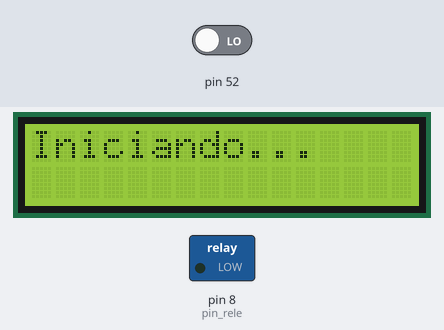
Simulated run of this sketch. Board: Arduino Mega 2560, built with avr-gcc and run on an emulated ATmega2560. Shown: 16×2 character LCD, switched loads named in the sketch (green lamp = pin HIGH). The inputs (shaded band) are chosen by the test bench; at power-on: pin 52 LOW. What the sketch prints to the serial monitor is not drawn.

Above: at 1.2 s.
At 91.2 s:
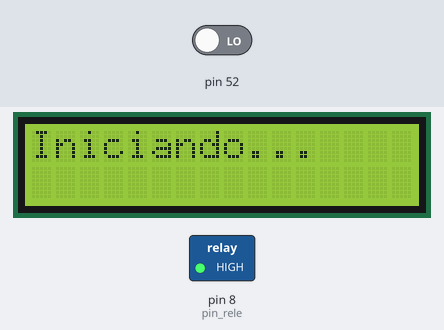
Timing chart, 0 to 92.7 s (numbered marks = the images above):
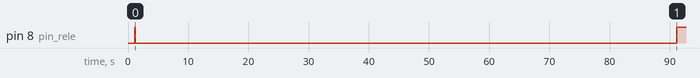

The sketch:

GSM_millis2.ino
```cpp
#include <SoftwareSerial.h> // GSM
//#include <LiquidCrystal.h>
//#include <Wire.h>
#include <LCD.h>
#include <LiquidCrystal_I2C.h>
// Inicialización de libreria con los pines lcd

// ****I2C

byte dir = 0x3F;
LiquidCrystal_I2C             lcd( dir, 2, 1, 0, 4, 5, 6, 7);


//LiquidCrystal lcd(22, 23, 24, 25, 26, 27);

SoftwareSerial SIM900(10, 11); // Configura el puerto serial para el SIM900. Para el Arduino MEGA utilizar pines 10 y 11

//variables para configuración e inicio de sim900
int respuesta;
int x=0;
char incoming_char = 0; //Variable para guardar los caracteres que envia el SIM900

const int pin_rele = 8; //Pin de activación rele !! se cambia a pin 8 era pin 7

//Variables para almacenamiento de información
String mensaje = "";
String telefono = ""; //Guarda celular de quien llama
String nombre = ""; //Guarda nombre de quien llama
String contactos_sim = ""; //Guarda lista de contactos de la simcard

//Variables de control para extracción de datos de llamada entrante
int pos=0;
int trama = 0;

bool flag_llamada = false; //Habilita impresión de datos de llamada entrante
bool flag_nombre = false; //False Desconocido, True Dato simcard
bool flag_tono = false; //Indica llamada entrante para ejecutar una acción
bool flag_millis = false; //Habilita conteo de 60 seg
bool flag_rele = true; //Estado rele

//Uso función millis
//unsigned long currentmillis=0;
unsigned long previousmillis = 0;
unsigned long previousmillis2 = 0;

byte in[8] =
 {
    0b00000000,     // Los definimos como binarios 0bxxxxxxx
    0b00001100,
    0b00000110,
    0b00011111,
    0b00011111,
    0b00000110,
    0b00001100,
    0b00000000
 };

 byte off[8] =
 {
    0b00000000,     // Los definimos como binarios 0bxxxxxxx
    0b00000000,
    0b00000000,
    0b00011100,
    0b00011000,
    0b00010101,
    0b00000010,
    0b00000000
 };

void setup()
{
  SIM900.begin(19200); //Configura velocidad del puerto serie para el SIM900
  Serial.begin(19200); //Configura velocidad del puerto serie del Arduino
  delay(1000);

  lcd.begin (16,2);
  lcd.setBacklightPin(3,POSITIVE);
  lcd.setBacklight(HIGH);

  //lcd.begin(16, 2); //Configura lcd de 16 columnas x 2 filas
  lcd.createChar(1, in);
  lcd.createChar(2, off);
  //Serial.println("Iniciando...");
  lcd.home();
  lcd.setCursor(0, 0);
  lcd.print("Iniciando...");

  //Funciones de inicio
  //power_on();
  //iniciar();

  //Iniciar y apagar el relé
  pinMode(pin_rele, OUTPUT);
  digitalWrite(pin_rele, HIGH);
  delay(100);

  //agenda_sim(); //Extrae los datos de contacto alojados en la sim y almacena en contactos_sim
}

void loop()
{
  if(1){   //  SIM900.available()) {
    //incoming_char = SIM900.read(); //Guardamos el carácter del GPRS
    //mensaje = mensaje + incoming_char;
    //identifica_llamada(); //Extrae datos de llamada entrante, almacena en telefono y nombre

    if((digitalRead(52)== HIGH));            // flag_tono)** //Ejecuta acción
    {
     // Serial.println("HIGH ")
      //if(FALSE) { //nombre == "Desconocido") //Cuelga llamada desconocida
        //enviarAT("ATH", "OK", 500);}
      //else
      //{

        if(flag_rele)
        {
          digitalWrite(pin_rele, LOW);
          flag_rele = false;
          flag_millis = true;
          Serial.println("FLAG RELE ");
          previousmillis = millis();
        }
      //}
      flag_tono = false;
    }
  }

  /*if(mensaje.indexOf("NO CARRIER") > 0)
  {
    flag_rele = true;
    lcd.setCursor(0, 0);
    lcd.write(2);
    mensaje = "";
  }
*/
  if(flag_millis == true && (millis()-previousmillis > 90000)) //Conteo
  {
    digitalWrite(pin_rele, HIGH);
    flag_millis = false;
    Serial.println(" PIN HIGH ");

  }

  /*if(SIM900.available() < 1 && (millis()-previousmillis2 > 60000))
  {
    previousmillis2 = millis();
    if (enviarAT("AT+CREG?", "+CREG: 0,5", 1000) != 1)
    {
      lcd.clear();

      reiniciar();
      iniciar();
    }
    //Serial.println("señal");
    delay(100);
  }*/
}

// ************* finaliza loop principal

//Función para el manejo de comando AT
int enviarAT(char* ATcommand, char* resp_correcta, unsigned int tiempo)
{

  int x = 0;
  bool correcto = 0;
  char respuesta[100];
  unsigned long anterior;

  memset(respuesta, '\0', 100); // Inicializa el string
  delay(100);
  while ( SIM900.available() > 0) SIM900.read(); // Limpia el buffer de entrada
  SIM900.println(ATcommand); // Envia el comando AT
  x = 0;
  anterior = millis();
  // Espera una respuesta
  do {
    // si hay datos el buffer de entrada del UART lee y comprueba la respuesta
    if (SIM900.available() != 0)
    {
      //Comprueba que no haya desbordamiento en la capacidad del buffer
      if (x < 99) {
        respuesta[x] = SIM900.read();
        x++;
      }
      else Serial.println("Desbordamiento!");
      // Comprueba si la respuesta del modulo es la 1
      if (strstr(respuesta, resp_correcta) != NULL)
      {
        correcto = 1;
      }
    }
  }
  // Espera hasta tener una respuesta
  while ((correcto == 0) && ((millis() - anterior) < tiempo));
  //Serial.println(respuesta);
  mensaje = respuesta;
  return correcto;
}

/*void power_on() //Enciende el modulo
{
  int respuesta = 0;

  // Comprueba que el modulo SIM900 esta arrancado
  if (enviarAT("AT", "OK", 2000) == 0) //comprueba la conexion a la red
  {
    Serial.println("Encendiendo el GPRS...");

    pinMode(9, OUTPUT);
    digitalWrite(9, HIGH);
    delay(1000);
    digitalWrite(9, LOW);
    delay(1000);

    // Espera la respuesta del modulo SIM900
    while (respuesta == 0)
    {
      // Envia un comando AT cada 2 segundos y espera la respuesta
      respuesta = enviarAT("AT", "OK", 2000);
      SIM900.println(respuesta);
    }
  }
}

void power_off() //Apaga el modulo
{
  digitalWrite(9, HIGH);
  delay(1000);
  digitalWrite(9, LOW);
  delay(1000);
}

void reiniciar() //Reinicia el modulo
{
  Serial.println("Reiniciando...");
  power_off();
  delay (5000);
  power_on();
}

void iniciar() //Conecta el modulo a la red
{
  enviarAT("AT+CPIN=\"8876\"", "OK", 1000); // numero 3017513345
  Serial.println("Conectando a la red...");
  delay (5000);
  lcd.setCursor(0, 0);
  lcd.print("Conectando red...");
  //espera hasta estar conectado a la red movil
  while ( enviarAT("AT+CREG?", "+CREG: 0,5", 1000) == 0 )
  {
  }
  Serial.println("Conectado a la red.");
  enviarAT("AT+CLIP=1\r", "OK", 1000); // Activamos la identificacion de llamadas
  Serial.println("Preparado.");
  lcd.setCursor(0, 0);
  lcd.print("Preparado       ");
}
*/

 //Extrae datos de llamada entrante, almacena en telefono y nombre
void identifica_llamada()
{
  if(mensaje.indexOf("+CLIP:") > 0)
  {
     trama = 1;
     pos = 0;
     mensaje = "";
     telefono = "";
     nombre = "";
  }
  if(trama == 1 && (mensaje.indexOf("3") > 0))
    trama = 2;
  if(trama == 2)
  {
    telefono = telefono + incoming_char;
    pos++;
    if(pos == 10)
    {
      trama = 3;
    }
  }
  if(trama == 5)
  {
    if(incoming_char == '"')
    {
      trama = 0;
      flag_llamada = true;
      if(flag_nombre == false)
      {
        nombre = "Desconocido";
      }
      flag_nombre = false;
    }
    else
    {
      nombre = nombre + incoming_char;
      flag_nombre = true;
    }
  }
  if(trama == 4)
    trama = 5;
  if(trama == 3 && (mensaje.indexOf(",,") > 0))
    trama = 4;
  if(flag_llamada)
  {
    lcd.clear();
    lcd.setCursor(0, 0);
    lcd.write(1);
    lcd.setCursor(2, 0);
    //Serial.println("RING ");
    //Serial.print(nombre);
    //Serial.print(" ");
    //Serial.print(telefono);
    //Serial.println("");
    lcd.print(nombre);
    lcd.setCursor(0, 1);
    lcd.print(telefono);
    flag_llamada = false;
    flag_tono = true;
    delay(100);
  }
}

//Extrae los datos de contacto alojados en la sim y almacena en contactos_sim
void agenda_sim()
{
  SIM900.println("AT+CPBR=1");
  delay(100);
  while (SIM900.available())
  {
    incoming_char = SIM900.read(); //Guardamos el carácter del GPRS
    contactos_sim = contactos_sim + incoming_char;
  }
}
```

Measured:
- by itself, pin 8 (pin_rele): HIGH → LOW at 1.2 s, → HIGH 90.0 s later
